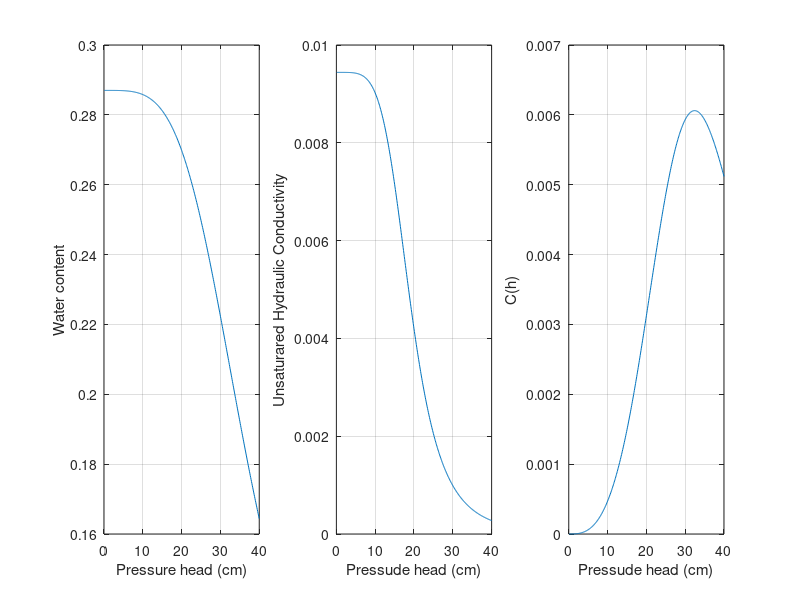

The MATLAB script that drew this image: (Note: this script raises an error after producing the figure.)
clc, clear all, close all

%% Simulation parameters

z = 40; % dimension in cm
dz = 0.1; % step in grid
% Define the time window
tf = 10; % 360 seconds
dt = 1e-4;

% Compute number of values
Nz = z/dz+1; % number of nodes in the grid
Nt = tf/dt;

%%
alpha = 1.611e6;
theta_s = 0.287;
theta_r = 0.075;
beta = 3.96;
Ks = 0.00944;
gamma = 4.74;
A = 1.175e6;

% Define the initial values

hz_0 = -61.5; % h(z,0)
% htop = -20.7; % htop = h(40,t)
% hbottom = -61.5;
htop = -61.5; % htop = h(40,t)
hbottom = -20.7;

% Define the array that will hold the solution
H = zeros(Nz, Nt);

% Set the initial conditions
H(Nz, :) = htop;
H(1,:) = hbottom;
% pause

% Begin with Finite Diff method

h = dz:dz:z;

% First, we calculate the values of theta(h) and K(h)
theta = alpha*(theta_s - theta_r)./(alpha + abs(h).^beta) + theta_r;
K = Ks*A./(A + abs(h).^gamma);
C = alpha.*(theta_s - theta_r).*beta.*abs(h).^(beta-1) ./(alpha + abs(h).^beta).^2;
dK = Ks*A*gamma*abs(h).^(gamma-1) ./(A + abs(h).^gamma).^2;

figure
subplot(1,3,1)
plot(h, theta), grid on
xlabel('Pressure head (cm)')
ylabel('Water content')

subplot(1,3,2)
plot(h, K), grid on
xlabel('Pressude head (cm)')
ylabel('Unsaturared Hydraulic Conductivity')

subplot(1,3,3)
plot(h, C), grid on
xlabel('Pressude head (cm)')
ylabel('C(h)')

options = optimset('display', 'off');

v = 1;
for n = 1:Nt-1
    for i = 2:Nz-1
        % Fsolve used for the iterative part. It is used to get the value
        % of H(n+1,i) because the equation is not linear
        
        % Also, the equation is multiplied by 1000 because of fsolve's
        % tolerance, since the equation is in units of CMs, the numeric
        % values are too small.
        
%         [x, fval, exitflag] = fsolve(@(x)[
%             1e6*(((theta(i+1)-theta(i))/dz)*((x - H(n,i))/dt) - ((K(i+1)-K(i))/dz)*((H(n,i+1)-H(n,i))/dz) - K(i)*((H(n,i+1) - 2*H(n,i) + H(n,i-1))/dz^2) + ((K(i+1) - K(i))/dz))
%         ], H(n,i), options);

%         [x, fval, exitflag] = fsolve(@(x)f(x, H, K, theta, i, n, dt, dz), H(n,i), options);
%         [x, fval, exitflag] = fsolve(@(x)f2(x, H, K, dK, C, i, n, dt, dz), H(i,n), options);
        [x, fval, exitflag] = fsolve(@(x)f3(x, H, K, dK, C, i, n, dt, dz), 1, options);


%         dHdz = (H(i+1,n) - H(i,n))/dz;
    
%         d2Hdz = (H(i+1,n) - 2*H(i,n) + H(i-1,n))/(dz^2);

%         H(i,n+1) = H(i,n) + (dt/C(i))*(dK(i)*dHdz^2 + K(i)*d2Hdz + dK(i)*dHdz);

        
%         C = (theta(i+1)-theta(i))/dz;
%         H(n+1,i) = H(n,i) + dt*(1/C)*(((K(i+1)-K(i))/dz)*((H(n,i+1)-H(n,i))/dz) + K(i)*((H(n,i+1) - 2*H(n,i) + H(n,i-1))/dz^2) - ((K(i+1) - K(i))/dz));
        H(i, n+1) = x;
        exitflags(v) = exitflag;
        v = v + 1;
        

    end
    H(Nz, :) = htop;
    H(1,:) = hbottom;
end
Z = 0:dz:z;


figure
plot(Z, H(:, end))
xlabel('DEPTH (CM)')
ylabel('PRESSURE HEAD (CM)')
grid on